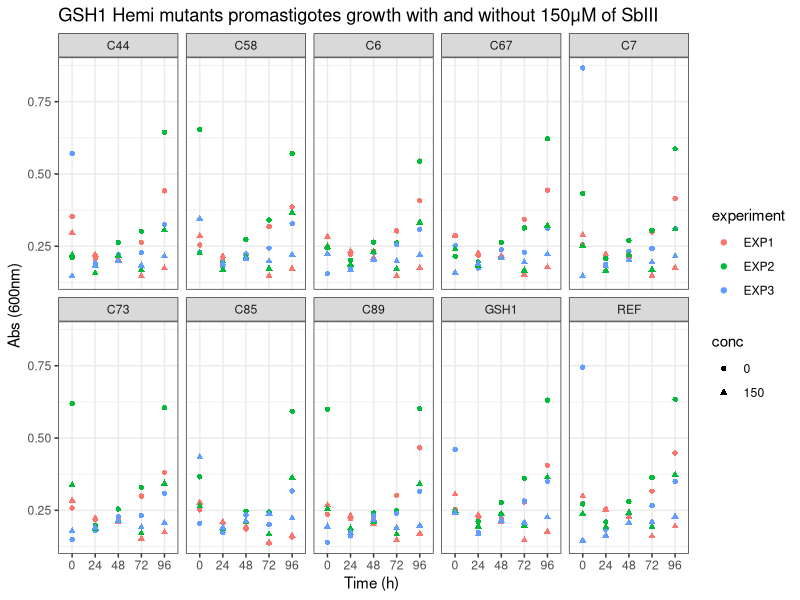
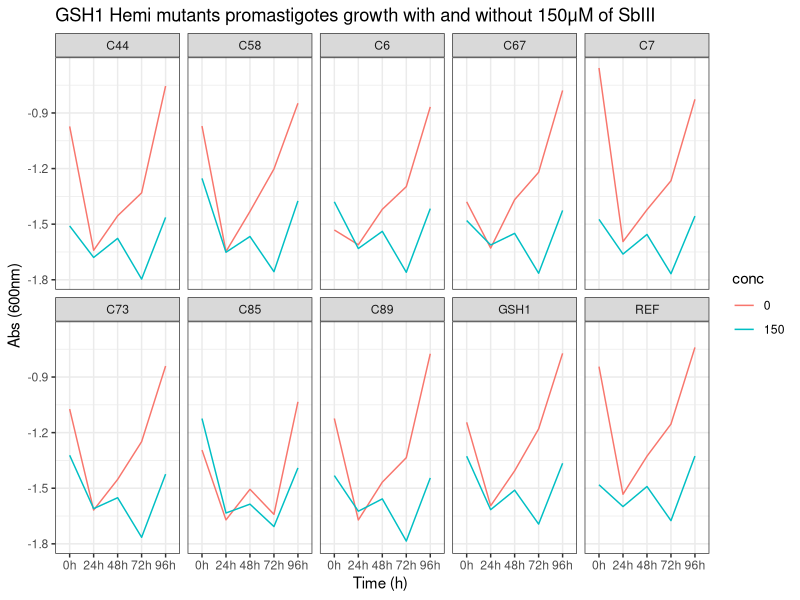
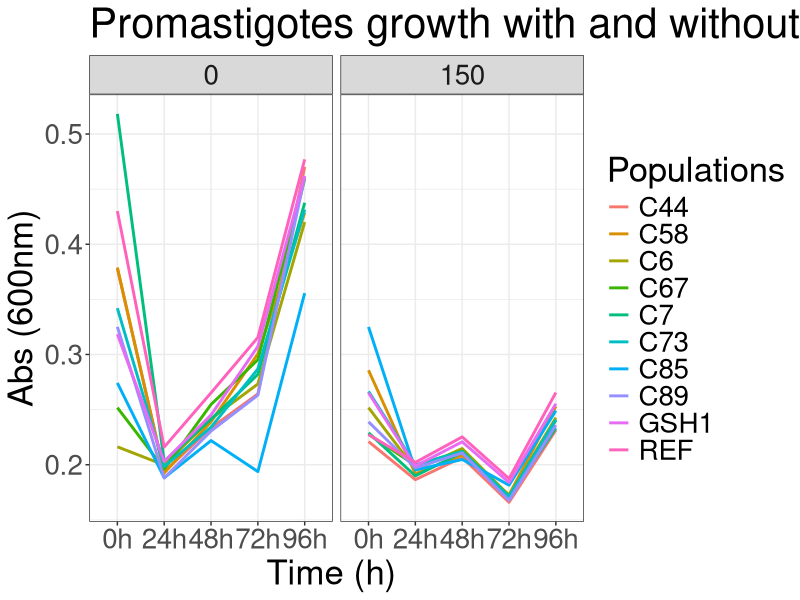
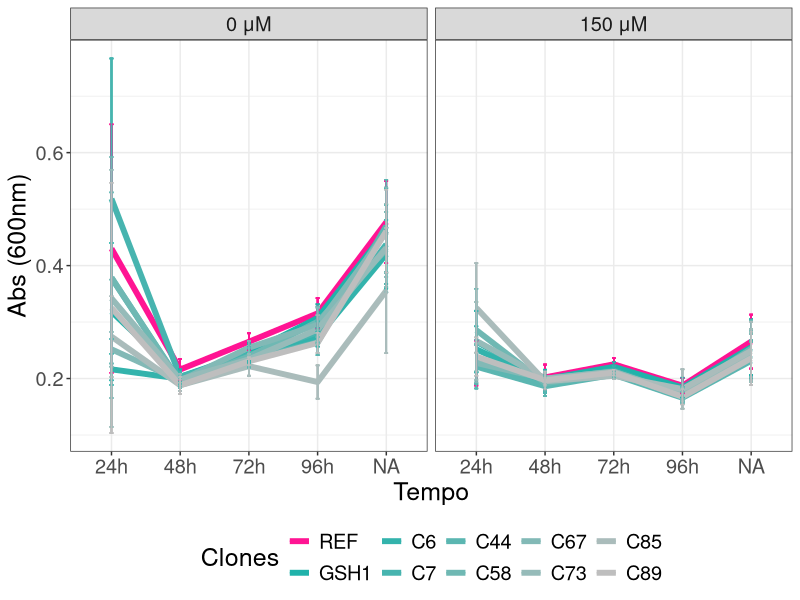
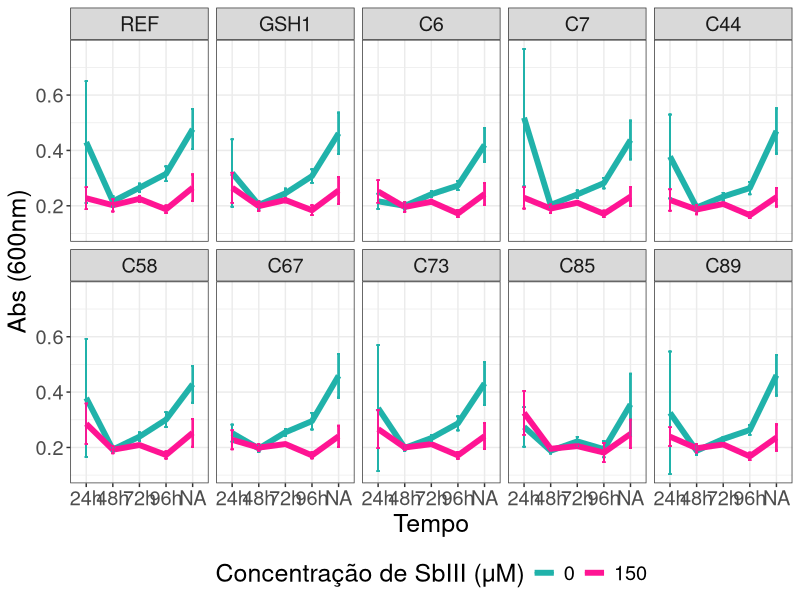
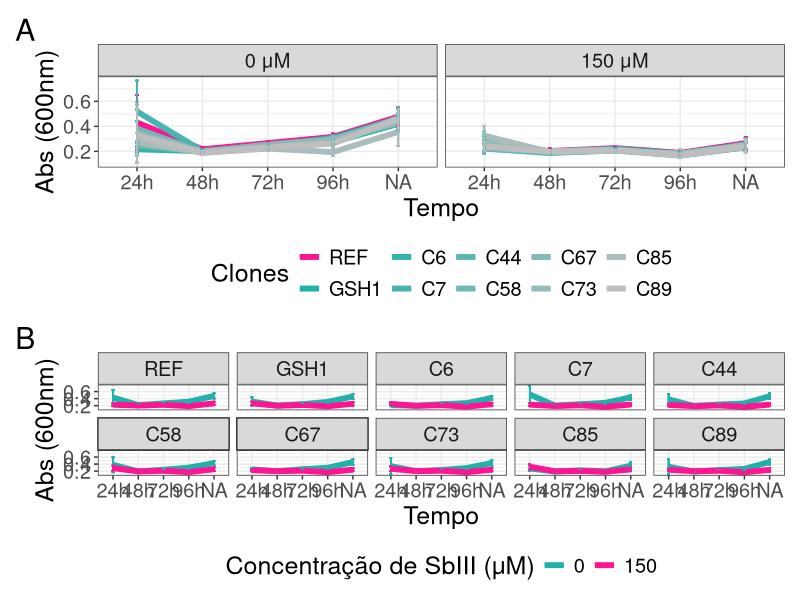
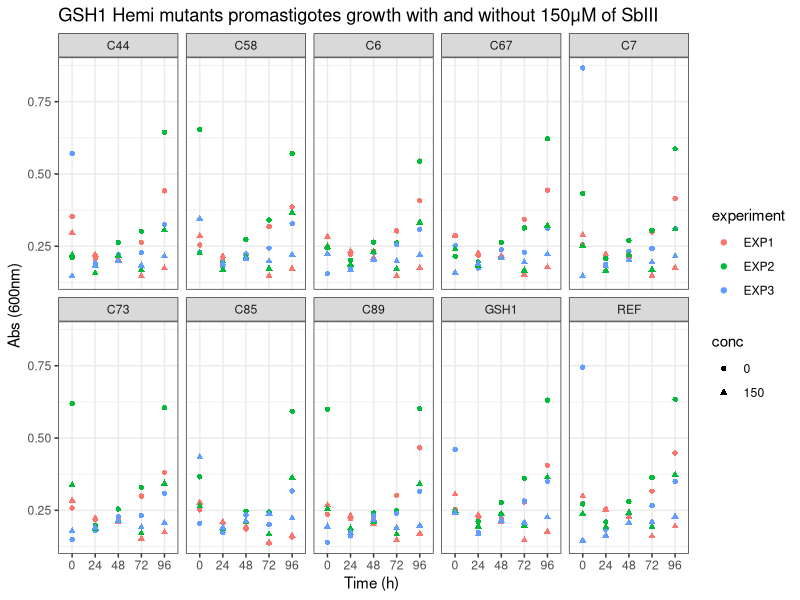
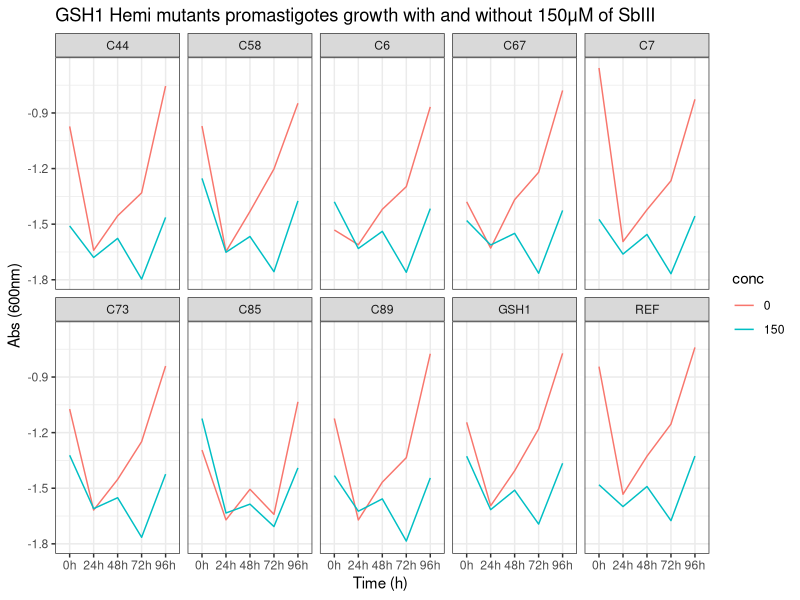

Recreate these plots in R, in order.
################################################################################
############## Data cleaning  - Growth Curves GSH1 HKO clones  #################
################################################################################

library(dplyr)
library(ggplot2)



#Loading data
DataGC <- read.csv(file = "Data/Processed/DataGC.csv")

# Checking classes

sapply(DataGC, class)

DataGC$experiment <- as.factor(DataGC$experiment)
DataGC$conc <- as.factor(DataGC$conc)

# EDA

DataGC$tempo <- as.factor(DataGC$tempo)

DataGC_SUM_exp <- DataGC%>%
  group_by(pop, conc, tempo, experiment)%>%
  summarise(abs_exp = mean(abs), sd_value_abs_exp = sd(abs))

# Box-plot

GrowthC_DotPlot <- ggplot(DataGC_SUM_exp, aes(tempo, abs_exp, 
                                              shape = conc, 
                                              color = experiment)) +
  geom_point()+
  ggtitle("GSH1 Hemi mutants promastigotes growth with and without 150μM of SbIII") +
  labs(x = " Time (h)  ", y = "Abs (600nm)")+
  theme(plot.title = element_text(size = 14,face="bold"),
        axis.text.x = element_text(size = 10), 
        axis.text.y = element_text(size = 10),
        axis.title.x = element_text(size = 15),
        axis.title.y = element_text(size = 15))+
  facet_wrap(~pop, nrow = 2)+
  theme_bw()

GrowthC_DotPlot

ggsave("Figuras/01_GrowthC_DotPlot.png")
# Sumarizing

DataGC_sum <- DataGC%>%
  group_by(pop, conc, tempo)%>%
  summarise(mean_value = mean(abs), sd_value = sd(abs))

GrowthC_plot_Clone <- ggplot(DataGC_sum, aes(tempo, log(mean_value), group = conc)) +
  geom_line(aes(color = conc))+
  ggtitle("GSH1 Hemi mutants promastigotes growth with and without 150μM of SbIII") +
  labs(x = " Time (h)  ", y = "Abs (600nm)")+
  theme(plot.title = element_text(size = 14,face="bold"),
        axis.text.x = element_text(size = 10), 
        axis.text.y = element_text(size = 10),
        axis.title.x = element_text(size = 15),
        axis.title.y = element_text(size = 15))+
  scale_x_discrete(labels = c("0h", "24h", "48h", "72h", "96h")) +
  facet_wrap(~pop, nrow = 2)+
  theme_bw()

GrowthC_plot_Clone
ggsave("Figuras/02_GrowthC_plot_Clone.png")


# Todas juntas

GrowthC_plot <- ggplot(DataGC_sum, aes(tempo, mean_value, group = pop)) +
  geom_line(aes(color  = pop), size = 0.5, linewidth = 1)+
  ggtitle("Promastigotes growth with and without 150μM of SbIII") +
  labs(x = " Time (h)  ", y = "Abs (600nm)")+
  theme(plot.title = element_text(size = 14,face="bold"),
        axis.text.x = element_text(size = 10), 
        axis.text.y = element_text(size = 10),
        axis.title.x = element_text(size = 15),
        axis.title.y = element_text(size = 15))+
  scale_x_discrete(labels = c("0h", "24h", "48h", "72h", "96h")) +
  facet_wrap(DataGC_sum$conc)+
  theme_bw()

GrowthC_plot + labs(color = "Populations")+
  theme(text = element_text(size = 25))
ggsave("Figuras/03_GrowthC_plot.png")

# Remoção do dia zero:

DataGC_def <- DataGC%>%
  filter(tempo!= 1)

DataGC_def$conc <-  as.factor(DataGC_def$conc)

# Sumarização
DataGC_def$pop <- as.factor(DataGC_def$pop)
DataGC_sum <- DataGC_def%>%
  group_by(pop, conc, tempo)%>%
  summarise(mean_value = mean(abs), sd_value = sd(abs))

DataGC_error <- left_join(DataGC_def, DataGC_sum)

# Gŕafico de linhas com barras de erro

P1 <- DataGC_error%>%
  mutate(pop = factor(pop, levels = c("REF", "GSH1", "C6", "C7","C44",
                                      "C58","C67","C73", "C85", "C89")))%>%
ggplot() +
  aes(x = tempo, y = mean_value, colour = pop, group = pop) +
  geom_line(size = 2) +
  geom_errorbar(aes(ymax = mean_value + sd_value/sqrt(3),
                    ymin  = mean_value - sd_value/sqrt(3)), 
                width = 0.05)+
  scale_color_manual(values = c("deeppink", colorRampPalette(c("lightseagreen", "grey"))(9))) +
  scale_x_discrete(labels = c("24h", "48h", "72h", "96h"))+
  labs(x = "Tempo",
       y = "Abs (600nm)",
       color = "Clones")+
  theme_bw() +
  facet_wrap(vars(conc),labeller = labeller(conc = c("0" = "0 μM","150" = "150 μM")))+
  theme(text = element_text(size = 18),
        legend.position = "bottom")
P1
ggsave("Figuras/04_GrowthC_plot.png")

P2 <- DataGC_error%>%
  mutate(pop = factor(pop, levels = c("REF", "GSH1", "C6", "C7","C44",
                                      "C58","C67","C73", "C85", "C89")))%>%
  ggplot() +
  aes(x = tempo, y = mean_value, group = conc, color = conc) +
  geom_line(size = 2) +
  geom_errorbar(aes(ymax = mean_value + sd_value/sqrt(3),
                    ymin = mean_value - sd_value/sqrt(3)), width = 0.1)+
  facet_wrap(vars(pop), nrow = 2)+
  labs(x = "Tempo",
       y = "Abs (600nm)",
       color = "Concentração de SbIII (μM)")+
  scale_x_discrete(labels = c("24h", "48h", "72h", "96h"))+
  scale_color_manual(values = c( "lightseagreen", "deeppink"))+
  theme_bw() +
  theme(text = element_text(size = 18),
        legend.position = "bottom")

P2
ggsave("Figuras/05_GrowthC_plot.png")  

library(patchwork)

P1/P2 + plot_annotation(tag_levels = "A")

ggsave("Figuras/6_GrowthC_plot.png")  
